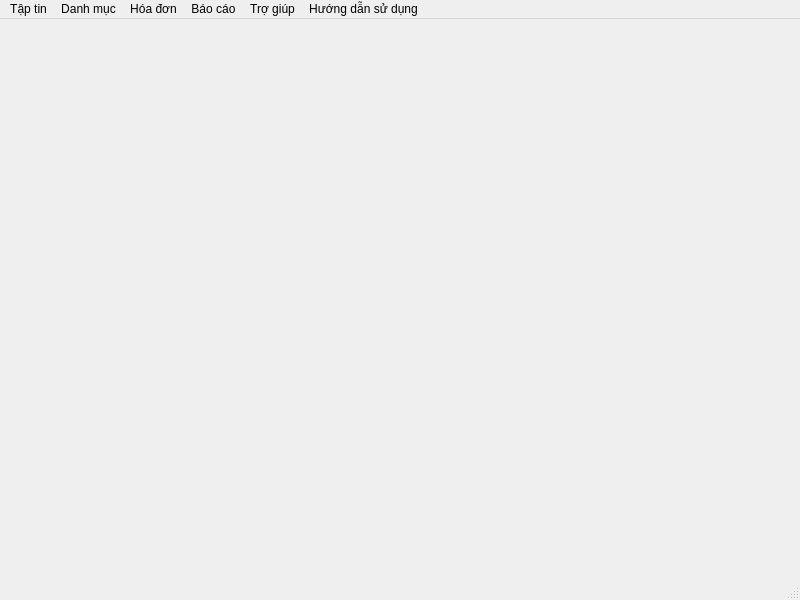
<?xml version="1.0" encoding="UTF-8"?>
<ui version="4.0">
 <class>MainWindow</class>
 <widget class="QMainWindow" name="MainWindow">
  <property name="geometry">
   <rect>
    <x>0</x>
    <y>0</y>
    <width>800</width>
    <height>600</height>
   </rect>
  </property>
  <property name="windowTitle">
   <string>Quản lý bán hàng</string>
  </property>
  <property name="windowIcon">
   <iconset>
    <normaloff>F:/Hình ảnh/Saved Pictures/quan ly ban hang.png</normaloff>F:/Hình ảnh/Saved Pictures/quan ly ban hang.png</iconset>
  </property>
  <widget class="QWidget" name="centralwidget">
   <widget class="QLabel" name="label">
    <property name="geometry">
     <rect>
      <x>30</x>
      <y>30</y>
      <width>731</width>
      <height>511</height>
     </rect>
    </property>
    <property name="text">
     <string/>
    </property>
    <property name="pixmap">
     <pixmap>F:/Hình ảnh/Saved Pictures/hinh-nen-full-hd-1080-choi-non-moi-nay-dep_022855719.jpg</pixmap>
    </property>
    <property name="scaledContents">
     <bool>true</bool>
    </property>
    <property name="wordWrap">
     <bool>false</bool>
    </property>
   </widget>
  </widget>
  <widget class="QMenuBar" name="menubar">
   <property name="geometry">
    <rect>
     <x>0</x>
     <y>0</y>
     <width>800</width>
     <height>26</height>
    </rect>
   </property>
   <widget class="QMenu" name="menuT_p_tin">
    <property name="title">
     <string>Tập tin</string>
    </property>
    <addaction name="actionTho_t"/>
   </widget>
   <widget class="QMenu" name="menuDanh_m_c">
    <property name="title">
     <string>Danh mục</string>
    </property>
    <addaction name="actionCh_t_li_u"/>
    <addaction name="actionNh_n_vi_n"/>
    <addaction name="actionKh_ch_h_ng"/>
    <addaction name="actionH_ng_h_a"/>
   </widget>
   <widget class="QMenu" name="menuH_a_n">
    <property name="title">
     <string>Hóa đơn</string>
    </property>
    <addaction name="actionH_a_n_b_n"/>
    <addaction name="actionH_a_n_nh_p_h_ng"/>
   </widget>
   <widget class="QMenu" name="menuB_o_c_o">
    <property name="title">
     <string>Báo cáo</string>
    </property>
    <addaction name="actionH_ng_t_n"/>
    <addaction name="actionDoanh_thu"/>
   </widget>
   <widget class="QMenu" name="menuTr_gi_p">
    <property name="title">
     <string>Trợ giúp</string>
    </property>
    <addaction name="actionTr_gi_p"/>
   </widget>
   <widget class="QMenu" name="menuH_ng_d_n_s_d_ng">
    <property name="title">
     <string>Hướng dẫn sử dụng</string>
    </property>
   </widget>
   <addaction name="menuT_p_tin"/>
   <addaction name="menuDanh_m_c"/>
   <addaction name="menuH_a_n"/>
   <addaction name="menuB_o_c_o"/>
   <addaction name="menuTr_gi_p"/>
   <addaction name="menuH_ng_d_n_s_d_ng"/>
  </widget>
  <widget class="QStatusBar" name="statusbar"/>
  <action name="actionTho_t">
   <property name="text">
    <string>Thoát</string>
   </property>
  </action>
  <action name="actionCh_t_li_u">
   <property name="text">
    <string>Chất liệu</string>
   </property>
  </action>
  <action name="actionNh_n_vi_n">
   <property name="text">
    <string>Nhân viên</string>
   </property>
  </action>
  <action name="actionKh_ch_h_ng">
   <property name="text">
    <string>Khách hàng</string>
   </property>
  </action>
  <action name="actionH_ng_h_a">
   <property name="text">
    <string>Hàng hóa</string>
   </property>
  </action>
  <action name="actionH_a_n_b_n">
   <property name="text">
    <string>Hóa đơn bán</string>
   </property>
  </action>
  <action name="actionH_a_n_nh_p_h_ng">
   <property name="text">
    <string>Hóa đơn nhập hàng</string>
   </property>
  </action>
  <action name="actionH_ng_t_n">
   <property name="text">
    <string>Hàng tồn</string>
   </property>
  </action>
  <action name="actionDoanh_thu">
   <property name="text">
    <string>Doanh thu</string>
   </property>
  </action>
  <action name="actionTr_gi_p">
   <property name="text">
    <string>Trợ giúp</string>
   </property>
  </action>
 </widget>
 <resources/>
 <connections/>
</ui>
